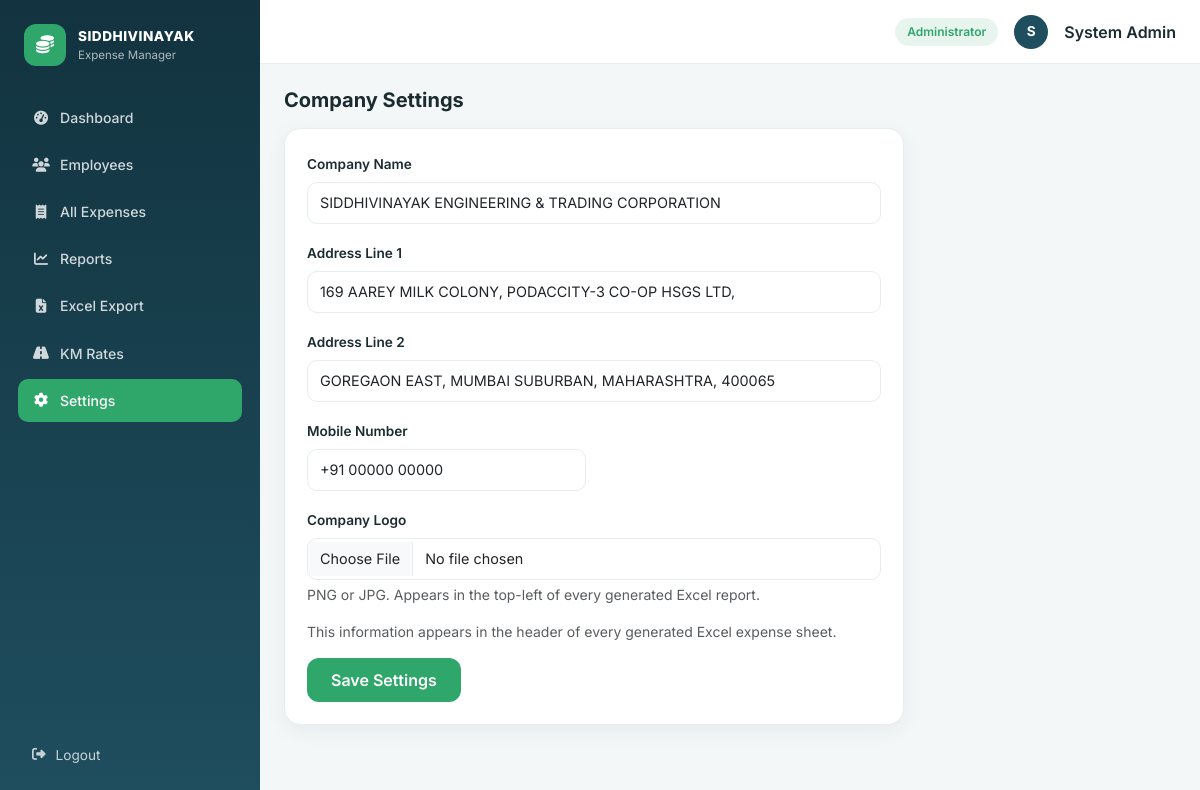
The page /admin/settings (signed in) on the database its author committed.
### models.py (models this page shows, shortened)
class Employee(UserMixin, db.Model):
    __tablename__ = "employees"
    id = db.Column(db.Integer, primary_key=True)
    employee_code = db.Column(db.String(20), unique=True, nullable=False)
    name = db.Column(db.String(120), nullable=False)
    email = db.Column(db.String(120), unique=True, nullable=False)
    mobile = db.Column(db.String(20))
    designation = db.Column(db.String(100))
    department = db.Column(db.String(100))
    password_hash = db.Column(db.String(255), nullable=False)
    joining_date = db.Column(db.Date, default=date.today)
    role = db.Column(db.String(20), default="employee")  # employee | admin
    is_blocked = db.Column(db.Boolean, default=False)
    created_at = db.Column(db.DateTime, default=datetime.utcnow)
    expenses = db.relationship(
        "Expense", backref="employee", lazy=True, cascade="all, delete-orphan"
    )
    @property
    def is_active(self):
        return not self.is_blocked
    @property
    def is_admin(self):
        return self.role == "admin"

class CompanySettings(db.Model):
    __tablename__ = "company_settings"
    id = db.Column(db.Integer, primary_key=True)
    company_name = db.Column(db.String(255))
    address_line1 = db.Column(db.String(255))
    address_line2 = db.Column(db.String(255))
    mobile = db.Column(db.String(50))
    logo_path = db.Column(db.String(255))

### routes/admin.py (the view, shortened to what this page needs)
@admin_bp.route("/settings", methods=["GET", "POST"])
@login_required
@admin_required
def settings():
    settings_row = CompanySettings.query.first()
    if not settings_row:
        settings_row = CompanySettings()
        db.session.add(settings_row)
        db.session.commit()
    return render_template("admin/settings.html", settings=settings_row)

### routes/admin.py (called while the page is built)
def admin_required(f):
    @wraps(f)
    def wrapper(*args, **kwargs):
        if not current_user.is_authenticated or not current_user.is_admin:
            flash("Admin access required.", "danger")
            return redirect(url_for("auth.login"))
        return f(*args, **kwargs)
    return wrapper

### templates/admin/settings.html (shortened to what this page needs)
{% extends "base.html" %}
{% block content %}
<h5 class="fw-bold mb-3">Company Settings</h5>
<div class="panel" style="max-width:620px;">
  <form method="POST" enctype="multipart/form-data">
    <div class="row g-3">
      <div class="col-12">
        <label class="form-label">Company Name</label>
        <input type="text" name="company_name" class="form-control" value="{{ settings.company_name }}" required>
      </div>
      <div class="col-12">
        <label class="form-label">Address Line 1</label>
        <input type="text" name="address_line1" class="form-control" value="{{ settings.address_line1 }}">
      </div>
      <div class="col-12">
        <label class="form-label">Address Line 2</label>
        <input type="text" name="address_line2" class="form-control" value="{{ settings.address_line2 }}">
      </div>
      <div class="col-md-6">
        <label class="form-label">Mobile Number</label>
        <input type="text" name="mobile" class="form-control" value="{{ settings.mobile }}">
      </div>
      <div class="col-12">
        <label class="form-label">Company Logo</label>
        <input type="file" name="logo" accept=".png,.jpg,.jpeg" class="form-control">
        <div class="small text-muted mt-1">PNG or JPG. Appears in the top-left of every generated Excel report.</div>
      </div>
    </div>
    <div class="text-muted small mt-3">This information appears in the header of every generated Excel expense sheet.</div>
    <div class="d-flex gap-2 mt-3">
      <button type="submit" class="btn btn-brand px-4">Save Settings</button>
    </div>
  </form>
</div>
{% endblock %}

### templates/base.html (shortened to what this page needs)
<!DOCTYPE html>
<html lang="en">
<head>
<link href="https://cdn.jsdelivr.net/npm/bootstrap@5.3.3/dist/css/bootstrap.min.css" rel="stylesheet">
<link rel="stylesheet" href="https://cdnjs.cloudflare.com/ajax/libs/font-awesome/6.5.2/css/all.min.css">
<link rel="stylesheet" href="{{ url_for('static', filename='css/style.css') }}">
</head>
<body class="{% if current_user.is_authenticated %}has-shell{% endif %}">
{% if current_user.is_authenticated %}
<div class="app-shell">
  <aside class="sidebar d-none d-lg-flex flex-column">
    <div class="sidebar-brand">
      <div class="brand-mark"><i class="fa-solid fa-coins"></i></div>
      <div>
        <div class="brand-title">SIDDHIVINAYAK</div>
        <div class="brand-sub">Expense Manager</div>
      </div>
    </div>
    <nav class="sidebar-nav">
      {% if current_user.is_admin %}
        <a href="{{ url_for('admin.dashboard') }}" class="nav-link {{ 'active' if request.endpoint == 'admin.dashboard' }}"><i class="fa-solid fa-gauge-high"></i> Dashboard</a>
        <a href="{{ url_for('admin.employees') }}" class="nav-link {{ 'active' if request.endpoint and request.endpoint.startswith('admin.employ') }}"><i class="fa-solid fa-users"></i> Employees</a>
        <a href="{{ url_for('admin.all_expenses') }}" class="nav-link {{ 'active' if request.endpoint == 'admin.all_expenses' }}"><i class="fa-solid fa-receipt"></i> All Expenses</a>
        <a href="{{ url_for('admin.reports') }}" class="nav-link {{ 'active' if request.endpoint and request.endpoint.startswith('admin.reports') or request.endpoint == 'admin.employee_report' }}"><i class="fa-solid fa-chart-line"></i> Reports</a>
        <a href="{{ url_for('excel.export_all_employees') }}" class="nav-link"><i class="fa-solid fa-file-excel"></i> Excel Export</a>
        <a href="{{ url_for('admin.rates') }}" class="nav-link {{ 'active' if request.endpoint == 'admin.rates' }}"><i class="fa-solid fa-road"></i> KM Rates</a>
        <a href="{{ url_for('admin.settings') }}" class="nav-link {{ 'active' if request.endpoint == 'admin.settings' }}"><i class="fa-solid fa-gear"></i> Settings</a>
      {% endif %}
    </nav>
    <a href="{{ url_for('auth.logout') }}" class="sidebar-logout"><i class="fa-solid fa-right-from-bracket"></i> Logout</a>
  </aside>
  <div class="main-col">
    <header class="topbar">
      <div class="ms-auto d-flex align-items-center gap-3">
        <span class="badge-role">{{ 'Administrator' if current_user.is_admin else current_user.designation }}</span>
        <div class="avatar-circle">{{ current_user.name[0] }}</div>
        <span class="d-none d-md-inline fw-semibold">{{ current_user.name }}</span>
      </div>
    </header>
    <main class="content-area pb-5 pb-lg-4">
      {% block content %}{% endblock %}
    </main>
  </div>
</div>
{% endif %}
</body>
</html>

### static/css/style.css (style rules this page uses)
:root { --brand-dark:#12333f; --brand:#1f4e5f; --brand-light:#2f7c8f; --accent:#2fa66a; --accent-soft:#e8f5ee; --bg:#f4f7f8; --card:#ffffff; --text:#1c2b30; --muted:#6b7c80; --border:#e6edee; --radius:16px; --shadow:0 6px 20px rgba(18,51,63,.06); }
* { box-sizing:border-box; }
body { font-family:'Inter',system-ui,-apple-system,sans-serif; background:var(--bg); color:var(--text); margin:0; }
.app-shell { display:flex;min-height:100vh; }
.sidebar { width:260px;flex-shrink:0; background:linear-gradient(180deg,var(--brand-dark),var(--brand)); color:#fff;padding:24px 18px; }
.sidebar-brand { display:flex;align-items:center;gap:12px;margin-bottom:30px;padding:0 6px; }
.brand-mark { width:42px;height:42px;border-radius:12px;background:var(--accent);display:flex;align-items:center;justify-content:center;font-size:18px; }
.brand-title { font-weight:800;font-size:.85rem;letter-spacing:.5px; }
.brand-sub { font-size:.72rem;color:rgba(255,255,255,.65); }
.sidebar-nav { display:flex;flex-direction:column;gap:4px;flex:1; }
.sidebar-nav .nav-link { color:rgba(255,255,255,.8); padding:11px 14px;border-radius:10px;font-size:.88rem;font-weight:500; display:flex;align-items:center;gap:10px;transition:.15s; }
.sidebar-nav .nav-link i { width:18px;text-align:center; }
.sidebar-nav .nav-link.active { background:var(--accent);color:#fff; }
.sidebar-logout { color:rgba(255,255,255,.75);padding:11px 14px;font-size:.85rem;text-decoration:none;display:flex;gap:10px;align-items:center; }
.main-col { flex:1;display:flex;flex-direction:column;min-width:0; }
.topbar { height:64px;background:var(--card);border-bottom:1px solid var(--border); display:flex;align-items:center;padding:0 24px;position:sticky;top:0;z-index:10; }
.badge-role { background:var(--accent-soft);color:var(--accent);font-size:.75rem;font-weight:600;padding:5px 12px;border-radius:20px; }
.avatar-circle { width:34px;height:34px;border-radius:50%;background:var(--brand);color:#fff;display:flex;align-items:center;justify-content:center;font-weight:700;font-size:.85rem; }
.content-area { padding:24px;max-width:1300px;width:100%;margin:0 auto; }
.panel { background:var(--card);border-radius:var(--radius);box-shadow:var(--shadow); border:1px solid var(--border);padding:22px; }
.btn-brand { background:var(--accent);border:none;color:#fff;font-weight:600; border-radius:12px;padding:10px 20px;transition:.15s; }
.form-label { font-weight:600;font-size:.85rem; }
.form-control,.form-select { border-radius:10px;border:1px solid var(--border);padding:9px 12px;font-size:.9rem; }

### rows shown on the page
Employee: role "Administrator", name "S", name "System Admin"
CompanySettings: company_name "SIDDHIVINAYAK ENGINEERING & TRADING CORPORATION", address_line1 "169 AAREY MILK COLONY, PODACCITY-3 CO-OP HSGS LTD,", address_line2 "GOREGAON EAST, MUMBAI SUBURBAN, MAHARASHTRA, 400065", mobile "+91 00000 00000"
